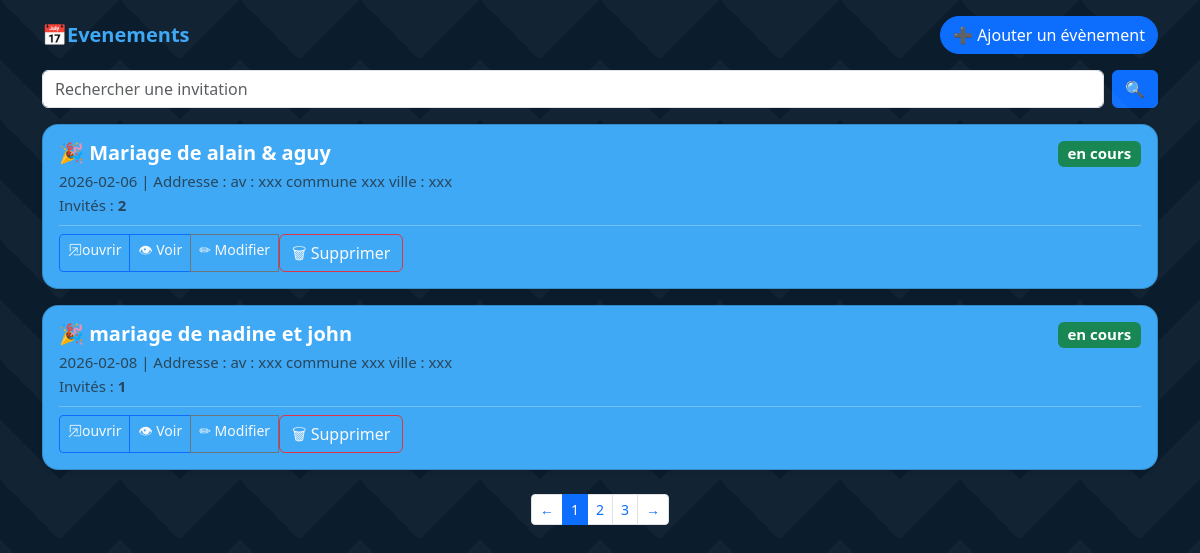
Screenshot of /event_list/ with the database file from the repository.
### models.py (models this page shows)
class Event(Base): #event table
    __tablename__="events"
    id = Column(String,primary_key=True,unique=True,default=lambda :str(uuid4()))
    name = Column(String(50))
    type = Column(String(50))
    date = Column(Date)
    address = Column(String(50))
    description = Column(Text,nullable=True)
    created_date = Column(DateTime,default=datetime.now())
    state = Column(String,default="en cours")
    guests = relationship("Guest",back_populates="event",cascade="all,delete")

### Routers/event.py (the view)
@Root.get("/event_list/",name="event_list")#get the event list
def getEventList(request:Request,  db: Session = Depends(connecting)):
    events = db.query(Event).all()
    return templates.TemplateResponse("Event/List/list_event.html",{'request':request,"events":events})

### Templates/Event/List/list_event.html (shortened to what this page needs)
<!DOCTYPE html>
<html lang="fr">
<head>
    <link rel="stylesheet" href="https://cdn.jsdelivr.net/npm/bootstrap-icons@1.11.1/font/bootstrap-icons.css">
    <link href="https://cdn.jsdelivr.net/npm/bootstrap@5.3.2/dist/css/bootstrap.min.css" rel="stylesheet">
</head>
<body >
<div class="container py-3">
    <div class="mb-3 d-flex justify-content-between align-items-center" style="position:relative;z-index:1;">
        <h5 class="fw-bold mb-0" style="color:#3fa9f5;">📅Evenements</h5>
        <a href="{{url_for('event_form')}}" class="btn btn-primary rounded-pill">➕ Ajouter un évènement</a>
    </div>
    <form class="mb-3 d-flex" method="get" action="/research_event">
        <input type="text" class="form-control me-2" placeholder="Rechercher une invitation" name="researched_event">
        <button type="submit" class="btn btn-primary">🔍</button>
    </form>
    <div class="row g-3">
        {%if events %}
        {% for event in events%}
        <div class="col-12">
            <div class="card shadow-sm rounded-4">
                <div class="card-body">
                    <div class="d-flex justify-content-between align-items-start">
                        <div>
                            <h5 class="fw-bold mb-1">🎉 {{event.name}}</h5>
                            <small class="text-muted" style="font-size : 15px;">{{event.date}} | Addresse : {{event.address}}</small><br>
                            <small class="text-muted" style="font-size : 15px;">Invités : <b>{{event.guests| length}}</b></small>
                        </div>
                        {% if event.state == "terminé"%}
                            <span class="badge bg-danger " style="font-size:15px;">{{event.state}}</span>
                        {% else%}
                            <span class="badge bg-success " style="font-size:15px;">{{event.state}}</span>
                        {% endif%}
                    </div>
                    <hr class="my-2">
                    <div class="d-flex justify-content-between align-items-center">
                        <div class="btn-group btn-group-sm">
                            <a href="/event_description/{{event.id}}" class="btn btn-outline-primary text-light"><i class="bi bi-box-arrow-in-up-right"></i>ouvrir</a>
                            <a href="/detail/{{event.id}}" class="btn btn-outline-primary text-light">👁 Voir</a>
                            <a href="/edit_event/{{event.id}}" class="btn btn-outline-secondary text-light">✏ Modifier</a>
                            <form action="/delete_event/{{event.id}}" method="post">
                                <button type="submit" class="btn btn-outline-danger text-light" onclick="return confirm('voulez-vous supprimer cette evement ?')">🗑 Supprimer</button>
                            </form>
                        </div>
                    </div>
                </div>
            </div>
        </div>
        {% endfor %}
        {%endif%}
    </div>
    <nav class="mt-4">
        <ul class="pagination justify-content-center pagination-sm">
            <li class="page-item"><a class="page-link" href="#">←</a></li>
            <li class="page-item active"><a class="page-link" href="#">1</a></li>
            <li class="page-item"><a class="page-link" href="#">2</a></li>
            <li class="page-item"><a class="page-link" href="#">3</a></li>
            <li class="page-item"><a class="page-link" href="#">→</a></li>
        </ul>
    </nav>
</div>
</body>
</html>

### Templates/Event/List/list_event.html (style rules this page uses)
* { margin: 0; padding: 0; box-sizing: border-box; }
body { font-family: "Segoe UI", system-ui, sans-serif; min-height: 100vh; background-color: #0b1c2d; position: relative; overflow-x: hidden; }
body::before { content: ""; position: fixed; inset: 0; background: linear-gradient(135deg, rgba(255,255,255,0.03) 25%, transparent 25%) -60px 0, linear-gradient(225deg, rgba(255,255,255,0.03) 25%, transparent 25%) -60px 0, linear-gradient(315deg, rgba(255,255,255,0.03) 25%, transparent 25%), linear-gradient(45deg, rgba(255,255,255,0.03) 25%, transparent 25%); background-size: 120px 120px; z-index: 0; }
.card { background-color : #3fa9f5; color:white; }

### rows the page displays
Event: name "Mariage de alain & aguy", date "2026-02-06", address "av : xxx commune xxx ville : xxx", guests|length "2", state "en cours"
Event: name "mariage de nadine et john", date "2026-02-08", address "av : xxx commune xxx ville : xxx", guests|length "1", state "en cours"
